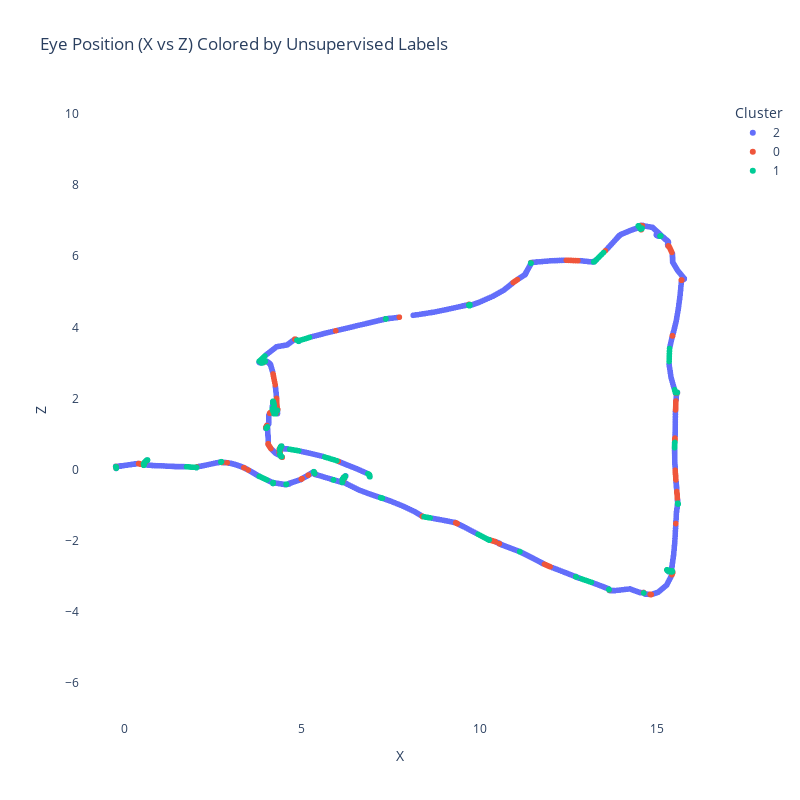

Notebook source saved alongside this figure:
### Code cell
eye_positions = dataset.data[["LeftEyePos_X", "LeftEyePos_Z"]].values
eye_positions = eye_positions[2:]  # Adjust to align with features and labels
df_eye = pd.DataFrame(
    {
        "X": eye_positions[:, 1],
        "Z": -eye_positions[:, 0],
        "Cluster": cluster_labels.astype(str),
        "Ground Truth": y_true,
    }
)
fig5 = px.scatter(
    df_eye,
    x="X",
    y="Z",
    color="Cluster",
    title="Eye Position (X vs Z) Colored by Unsupervised Labels",
    width=800,
    height=800,
)
# Ensure x and y axes have equal scales
fig5.update_yaxes(scaleanchor="x", scaleratio=1)
# Remove background color
fig5.update_layout(plot_bgcolor="white", paper_bgcolor="white")
fig5.show()

### Figure 1 — Plotly figure (JSON) as saved in the notebook; plotly's stock layout.template omitted (floating-point values rounded to 4 significant figures; data arrays with more than 128 entries replaced by an {"elided": "..."} marker saying what was removed)
{"data": [{"hovertemplate": "Cluster=2<br>X=%{x}<br>Z=%{y}<extra></extra>", "legendgroup": "2", "marker": {"color": "#636efa", "symbol": "circle"}, "mode": "markers", "name": "2", "showlegend": true, "type": "scattergl", "x": {"elided": "4903 float values"}, "xaxis": "x", "y": {"elided": "4903 float values"}, "yaxis": "y"}, {"hovertemplate": "Cluster=0<br>X=%{x}<br>Z=%{y}<extra></extra>", "legendgroup": "0", "marker": {"color": "#EF553B", "symbol": "circle"}, "mode": "markers", "name": "0", "showlegend": true, "type": "scattergl", "x": {"elided": "790 float values"}, "xaxis": "x", "y": {"elided": "790 float values"}, "yaxis": "y"}, {"hovertemplate": "Cluster=1<br>X=%{x}<br>Z=%{y}<extra></extra>", "legendgroup": "1", "marker": {"color": "#00cc96", "symbol": "circle"}, "mode": "markers", "name": "1", "showlegend": true, "type": "scattergl", "x": {"elided": "792 float values"}, "xaxis": "x", "y": {"elided": "792 float values"}, "yaxis": "y"}], "layout": {"height": 800, "legend": {"title": {"text": "Cluster"}, "tracegroupgap": 0}, "paper_bgcolor": "white", "plot_bgcolor": "white", "title": {"text": "Eye Position (X vs Z) Colored by Unsupervised Labels"}, "width": 800, "xaxis": {"anchor": "y", "domain": [0, 1], "title": {"text": "X"}}, "yaxis": {"anchor": "x", "domain": [0, 1], "scaleanchor": "x", "scaleratio": 1, "title": {"text": "Z"}}}}
